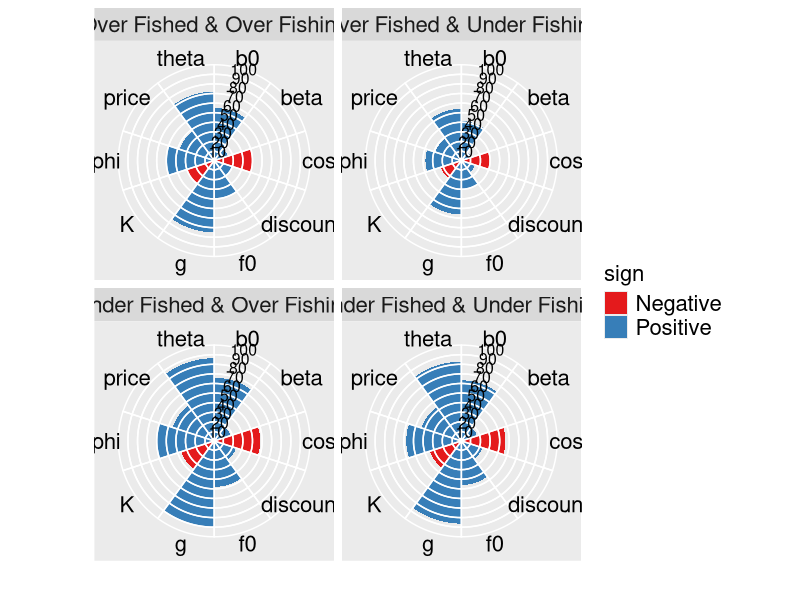

Here is the R script that generated this plot:
########################################################
## Radar Plot Demo Code

# Load libraries
library(ggplot2)
library(tidyr)
library(dplyr)

# Create dummy data for parameters
params<-c('b0','f0','K','g','phi','price','cost','discount','theta','beta')
sens<-c(55,40,-30,75,50,38,-40,20,72,15)
abssens<-abs(sens)

# Create data frame
df<-data.frame(params,sens,abssens,stringsAsFactors = F)
colnames(df)<-c('Parameter','Sensitivity','AbsValue')

df$sign<-NA
df$sign[df$Sensitivity<0]<-'Negative'
df$sign[df$Sensitivity>0]<-'Positive'

df$quad<-'Over Fished & Over Fishing'

df2<-df
df2$AbsValue<-df$AbsValue*1.2
df2$quad<-'Under Fished & Over Fishing'

df3<-df
df3$AbsValue<-df$AbsValue*.75
df3$quad<-'Over Fished & Under Fishing'

df4<-df
df4$AbsValue<-df$AbsValue*1.15
df4$quad<-'Under Fished & Under Fishing'

dfinal<-rbind(df,df2,df3,df4)

# define grid for plot for 10 sensitivity parameters
scale.grid <- data.frame(
  x = rep(1:10, each = 10),
  y = rep(10, 100)
)

# define scale labels
scale.labs <- data.frame(
  x = rep(1, 10),
  y = seq(10, 100, 10),
  labels = as.character(seq(10, 100, 10))
)


radar<-ggplot(dfinal,aes(x = Parameter, y = AbsValue), width = 1) +
  geom_bar(aes(fill=sign),width = 1 ,stat = 'identity') +
  scale_fill_brewer(palette = 'Set1') +
  geom_bar(data = scale.grid, aes(x = x, y = y), width = 1 ,stat = 'identity',position='stack',color='white',fill=NA) +
  geom_text(data = scale.labs, aes(x = x, y = y, label = labels, fill = NULL), size = 4) +
  theme(
    axis.line.x = element_blank(),
    axis.line.y = element_blank(),
    axis.ticks.x = element_blank(),
    axis.ticks.y = element_blank(),
    axis.text.x = element_text(colour = "black",size=16),
    axis.text.y = element_blank(),
    panel.grid = element_blank(),
    legend.text = element_text(size=16),
    legend.title = element_text(size=16),
    plot.title = element_text(lineheight = 0.8,size = 20),
    legend.position = "right",
    legend.direction = "vertical",
    strip.text.x = element_text(size = 16)
  ) +
  coord_polar() +
  labs(x = '', y = '', title = NULL) +
  facet_wrap(~quad)

# save plot
ggsave('Radar_Sensitivity_ROI.png',width = 9, height = 9)



